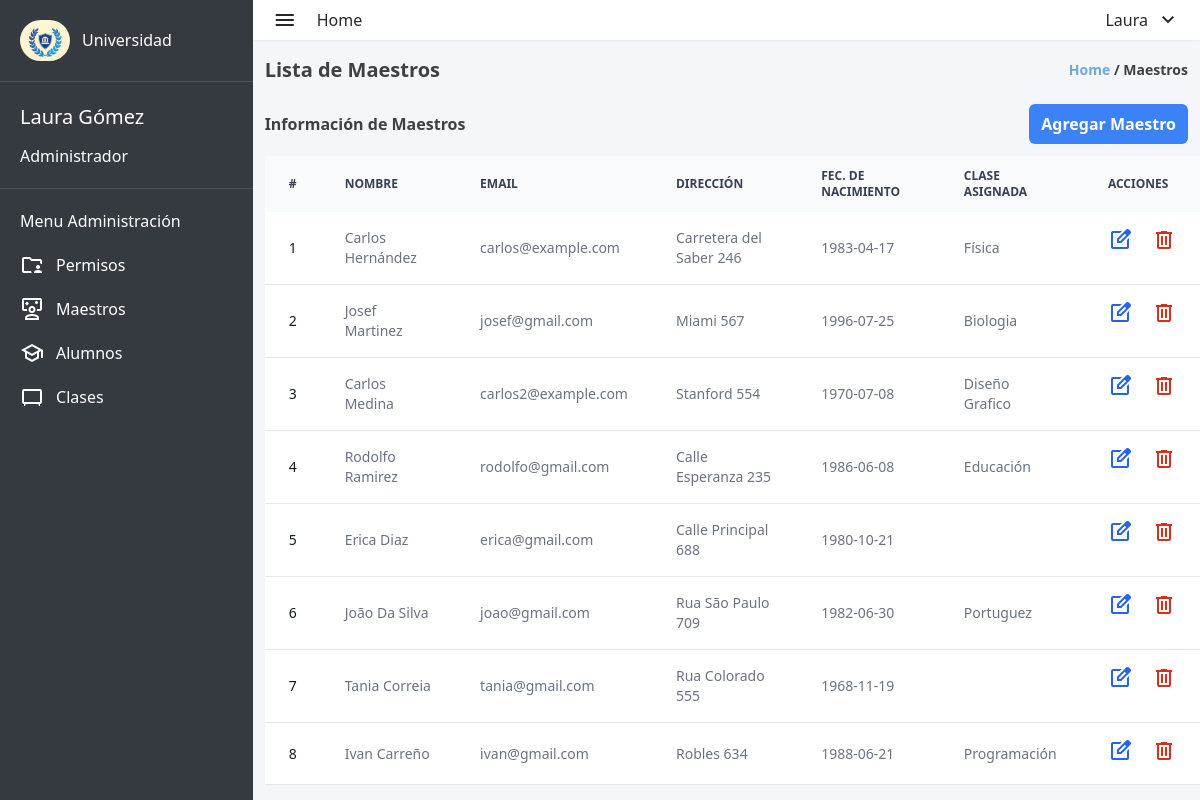
Page /views/admin/admin_maestros.php (signed in) on the committed database.
### tables this page shows
CREATE TABLE `usuarios` (
  `user_id` int(11) NOT NULL,
  `matricula` int(10) DEFAULT NULL,
  `nombre` varchar(100) DEFAULT NULL,
  `apellido` varchar(100) DEFAULT NULL,
  `correo_electronico` varchar(100) DEFAULT NULL,
  `contrasena` varchar(255) DEFAULT NULL,
  `direccion` varchar(100) DEFAULT NULL,
  `fecha_nacimiento` date DEFAULT NULL,
  `rol` enum('ADMIN','MAESTRO','ALUMNO') DEFAULT NULL,
  `materia_asignada` varchar(100) DEFAULT '0',
  `materias_inscritas` text DEFAULT NULL
);

CREATE TABLE `materias` (
  `id_materia` int(11) NOT NULL,
  `nombre` varchar(100) DEFAULT NULL
);

### views/admin/admin_maestros.php (the view, shortened to what this page needs)
<?php
require_once "../../database/database.php";
$user_id = $_SESSION['id'];
$sql = "SELECT  nombre, apellido FROM usuarios WHERE user_id = '$user_id'";
$result = mysqli_query($conexion, $sql);
$row = mysqli_fetch_assoc($result);
if ($row) {
    $nombre = $row['nombre'];
    $apellido = $row['apellido'];
} else {
    echo "No se encontraron datos para el usuario con el ID proporcionado.";
}
?>
<!DOCTYPE html>
<html lang="en">
<head>
    <link rel="stylesheet" href="../../styles.css">
</head>
<body>
    <div class="w-screen h-screen flex bg-lightgray">
        <aside class="w-80 h-full bg-dark">
            <div class="flex items-center gap-3 p-5">
                <img class="rounded-full" src="../../assets/logo-aside.jpg" alt="university-logo" width="50px" height="60px">
                <span class="text-white font-medium">Universidad</span>
            </div>
            <div style="width: 100%; height: 1px; background-color: #4c5157; "></div>
            <div class="text-white flex flex-col p-5 gap-3">
                <span style="font-size: 20px;"><?php echo $nombre . ' ' . $apellido; ?></span>
                <span>Administrador</span>
            </div>
            <div style="width: 100%; height: 1px; background-color: #4c5157; "></div>
            <div class="text-white flex flex-col gap-5 p-5">
                <p>Menu Administración</p>
                <div>
                    <a href="admin_permisos.php" class="flex items-center gap-3 ">
                        <span class="material-symbols-outlined ">
                        </span>
                        <span>Permisos</span>
                    </a>
                </div>
                <div>
                    <a href="admin_maestros.php" class="flex items-center gap-3 ">
                        <span class="material-symbols-outlined">
                        </span>
                        <span>Maestros</span>
                    </a>
                </div>
                <div>
                    <a href="admin_alumnos.php" class="flex items-center gap-3 ">
                        <span class="material-symbols-outlined">
                        </span>
                        <span>Alumnos</span>
                    </a>
                </div>
                <div>
                    <a href="admin_clases.php" class="flex items-center gap-3 ">
                        <span class="material-symbols-outlined">
                        </span>
                        <span>Clases</span>
                    </a>
                </div>
            </div>
        </aside>
        <div class="w-full flex flex-col">
            <header class="w-full flex items-center justify-between h-10 p-5 bg-white shadow-sm">
                <div class="flex items-center gap-5">
                    <span class="material-symbols-outlined text-zinc-800">
                    </span>
                    <a href="admin_dashboard.php"><span class="text-zinc-800 ">
                            Home
                        </span></a>
                </div>
                <nav>
                    <li class="flex items-center gap-2 text-zinc-800 cursor-pointer" onclick="toggleLogoutMenu()">
                        <?php echo $nombre ?>
                        <ul class="flex flex-col">
                            <span class="material-symbols-outlined">
                            </span>
                    </li>
                </nav>
            </header>
            <div class="h-full pl-3">
                <div class="w-full flex items-center justify-between pr-3 mt-4 mb-5">
                    <h1 class="font-bold text-zinc-700 text-xl ">Lista de Maestros</h1>
                    <p class="font-semibold text-sm text-zinc-700"><span class="text-myblue">Home</span> / Maestros
                    </p>
                </div>
                <div class="w-full flex items-center justify-between mb-3 pr-3">
                    <span class="font-semibold text-zinc-700">Información de Maestros</span>
                    <a href="create_maestros.php"><button class="text-white font-semibold p-2 px-3 bg-blue-500 rounded-md self-end">
                            Agregar Maestro
                        </button></a>
                </div>
                <div>
                    <table class="w-full text-sm text-left text-gray-500 dark:text-gray-400">
                        <thead class="text-xs text-gray-700 uppercase bg-gray-50 dark:bg-gray-700 dark:text-gray-400">
                            <tr>
                                <th scope="col" class="px-6 py-3">
                                    #
                                </th>
                                <th scope="col" class="px-6 py-3">
                                    Nombre
                                </th>
                                <th scope="col" class="px-6 py-3">
                                    Email
                                </th>
                                <th scope="col" class="px-6 py-3">
                                    Dirección
                                </th>
                                <th scope="col" class="px-6 py-3">
                                    Fec. de Nacimiento
                                </th>
                                <th scope="col" class="px-6 py-3">
                                    Clase Asignada
                                </th>
                                <th scope="col" class="px-6 py-3">
                                    Acciones
                                </th>
                            </tr>
                        </thead>
                        <tbody>
                            <?php
                            $consulta = "SELECT u.user_id, u.nombre, u.apellido, u.correo_electronico, u.direccion, u.fecha_nacimiento, m.nombre AS materia_asignada
                            FROM usuarios u
                            LEFT JOIN materias m ON u.materia_asignada = m.id_materia
                            WHERE u.rol = 'MAESTRO'";
                            $resultado = $conexion->query($consulta);
                            if ($resultado->num_rows > 0) {
                                $contador = 1;
                                while ($profesor = $resultado->fetch_assoc()) {
                                    echo '<tr class="bg-white border-b dark:bg-gray-900 dark:border-gray-700">
                                  <th scope="row" class="px-6 py-4 font-medium text-gray-900 whitespace-nowrap dark:text-white">
                                   ' . $contador . '
                                    </th>
                                    <td class="px-6 py-4">
                                    ' . $profesor['nombre'] . ' ' . $profesor['apellido'] . '
                                     </td>
                                     <td class="px-6 py-4">
                                     ' . $profesor['correo_electronico'] . '
                                     </td>
                                     <td class="px-6 py-4" >
                                     ' . $profesor['direccion'] . '
                                     </td>
                                     <td class="px-6 py-4">
                                     ' . $profesor['fecha_nacimiento'] . '
                                     </td>
                                     <td class="px-6 py-4">
                                     ' . $profesor['materia_asignada'] . '
                                     </td>
                                     <td class="px-6 py-4 flex gap-5 items-center">
                                     <a href="edit_maestros.php?id=' . $profesor['user_id'] . ' " class="font-medium text-blue-600 dark:text-blue-500 ">
                                     <span class="material-symbols-outlined">
                                     edit_square
                                     </span>
                                     </a>
                                     <a href="delete_maestros.php?id=' . $profesor['user_id'] . ' " class="font-medium">
                                     <span class="material-symbols-outlined" style="color: #Dc2f19;">
                                     delete
                                     </span>
                                     </a>
                                     </td>
                                     </tr>';
                                    $contador++;
                                }
                                echo '</table>';
                            } else {
                                echo "No hay profesores registrados.";
                            }
                            ?>
                </div>
            </div>
        </div>
    </div>
</body>
</html>

### styles.css (style rules this page uses)
html { line-height: 1.5; -webkit-text-size-adjust: 100%; -moz-tab-size: 4; -o-tab-size: 4; tab-size: 4; font-family: ui-sans-serif, system-ui, -apple-system, BlinkMacSystemFont, "Segoe UI", Roboto, "Helvetica Neue", Arial, "Noto Sans", sans-serif, "Apple Color Emoji", "Segoe UI Emoji", "Segoe UI Symbol", "Noto Color Emoji"; font-feature-settings: normal; font-variation-settings: normal; }
body { margin: 0; line-height: inherit; }
h1, h2, h3, h4, h5, h6 { font-size: inherit; font-weight: inherit; }
a { color: inherit; text-decoration: inherit; }
table { text-indent: 0; border-color: inherit; border-collapse: collapse; }
button, input, optgroup, select, textarea { font-family: inherit; font-feature-settings: inherit; font-variation-settings: inherit; font-size: 100%; font-weight: inherit; line-height: inherit; color: inherit; margin: 0; padding: 0; }
button, select { text-transform: none; }
button, [type='button'], [type='reset'], [type='submit'] { -webkit-appearance: button; background-color: transparent; background-image: none; }
blockquote, dl, dd, h1, h2, h3, h4, h5, h6, hr, figure, p, pre { margin: 0; }
ol, ul, menu { list-style: none; margin: 0; padding: 0; }
button, [role="button"] { cursor: pointer; }
img, svg, video, canvas, audio, iframe, embed, object { display: block; vertical-align: middle; }
img, video { max-width: 100%; height: auto; }
.mb-3 { margin-bottom: 0.75rem; }
.mb-5 { margin-bottom: 1.25rem; }
.mt-4 { margin-top: 1rem; }
.flex { display: flex; }
.h-10 { height: 2.5rem; }
.h-full { height: 100%; }
.h-screen { height: 100vh; }
.w-80 { width: 20rem; }
.w-full { width: 100%; }
.w-screen { width: 100vw; }
.cursor-pointer { cursor: pointer; }
.flex-col { flex-direction: column; }
.items-center { align-items: center; }
.justify-between { justify-content: space-between; }
.gap-2 { gap: 0.5rem; }
.gap-3 { gap: 0.75rem; }
.gap-5 { gap: 1.25rem; }
.self-end { align-self: flex-end; }
.whitespace-nowrap { white-space: nowrap; }
.rounded-full { border-radius: 9999px; }
.rounded-md { border-radius: 0.375rem; }
.border-b { border-bottom-width: 1px; }
.bg-blue-500 { --tw-bg-opacity: 1; background-color: rgb(59 130 246 / var(--tw-bg-opacity)); }
.bg-dark { --tw-bg-opacity: 1; background-color: rgb(53 58 64 / var(--tw-bg-opacity)); }
.bg-gray-50 { --tw-bg-opacity: 1; background-color: rgb(249 250 251 / var(--tw-bg-opacity)); }
.bg-lightgray { --tw-bg-opacity: 1; background-color: rgb(245 246 250 / var(--tw-bg-opacity)); }
.bg-white { --tw-bg-opacity: 1; background-color: rgb(255 255 255 / var(--tw-bg-opacity)); }
.p-2 { padding: 0.5rem; }
.p-5 { padding: 1.25rem; }
.px-3 { padding-left: 0.75rem; padding-right: 0.75rem; }
.px-6 { padding-left: 1.5rem; padding-right: 1.5rem; }
.py-3 { padding-top: 0.75rem; padding-bottom: 0.75rem; }
.py-4 { padding-top: 1rem; padding-bottom: 1rem; }
.pl-3 { padding-left: 0.75rem; }
.pr-3 { padding-right: 0.75rem; }
.text-left { text-align: left; }
.text-sm { font-size: 0.875rem; line-height: 1.25rem; }
.text-xl { font-size: 1.25rem; line-height: 1.75rem; }
.text-xs { font-size: 0.75rem; line-height: 1rem; }
.font-bold { font-weight: 700; }
.font-medium { font-weight: 500; }
.font-semibold { font-weight: 600; }
.uppercase { text-transform: uppercase; }
.text-blue-600 { --tw-text-opacity: 1; color: rgb(37 99 235 / var(--tw-text-opacity)); }
.text-gray-500 { --tw-text-opacity: 1; color: rgb(107 114 128 / var(--tw-text-opacity)); }
.text-gray-700 { --tw-text-opacity: 1; color: rgb(55 65 81 / var(--tw-text-opacity)); }
.text-gray-900 { --tw-text-opacity: 1; color: rgb(17 24 39 / var(--tw-text-opacity)); }
.text-myblue { --tw-text-opacity: 1; color: rgb(110 169 215 / var(--tw-text-opacity)); }
.text-white { --tw-text-opacity: 1; color: rgb(255 255 255 / var(--tw-text-opacity)); }
.text-zinc-700 { --tw-text-opacity: 1; color: rgb(63 63 70 / var(--tw-text-opacity)); }
.text-zinc-800 { --tw-text-opacity: 1; color: rgb(39 39 42 / var(--tw-text-opacity)); }
.shadow-sm { --tw-shadow: 0 1px 2px 0 rgb(0 0 0 / 0.05); --tw-shadow-colored: 0 1px 2px 0 var(--tw-shadow-color); box-shadow: var(--tw-ring-offset-shadow, 0 0 #0000), var(--tw-ring-shadow, 0 0 #0000), var(--tw-shadow); }

### rows in the picture
usuarios: nombre "Laura", apellido "Gómez"
usuarios: nombre "Carlos", apellido "Hernández", correo_electronico "carlos@example.com", direccion "Carretera del Saber 246", fecha_nacimiento "1983-04-17", materias.nombre "Física"
usuarios: nombre "Josef", apellido "Martinez", correo_electronico "josef@gmail.com", direccion "Miami 567", fecha_nacimiento "1996-07-25", materias.nombre "Biologia"
usuarios: nombre "Carlos", apellido "Medina", correo_electronico "carlos2@example.com", direccion "Stanford 554", fecha_nacimiento "1970-07-08", materias.nombre "Diseño Grafico"
usuarios: nombre "Rodolfo", apellido "Ramirez", correo_electronico "rodolfo@gmail.com", direccion "Calle Esperanza 235", fecha_nacimiento "1986-06-08", materias.nombre "Educación"
usuarios: nombre "Erica", apellido "Diaz", correo_electronico "erica@gmail.com", direccion "Calle Principal 688", fecha_nacimiento "1980-10-21"
usuarios: nombre "João", apellido "Da Silva", correo_electronico "joao@gmail.com", direccion "Rua São Paulo 709", fecha_nacimiento "1982-06-30", materias.nombre "Portuguez"
usuarios: nombre "Tania", apellido "Correia", correo_electronico "tania@gmail.com", direccion "Rua Colorado 555", fecha_nacimiento "1968-11-19"
usuarios: nombre "Ivan", apellido "Carreño", correo_electronico "ivan@gmail.com", direccion "Robles 634", fecha_nacimiento "1988-06-21", materias.nombre "Programación"
